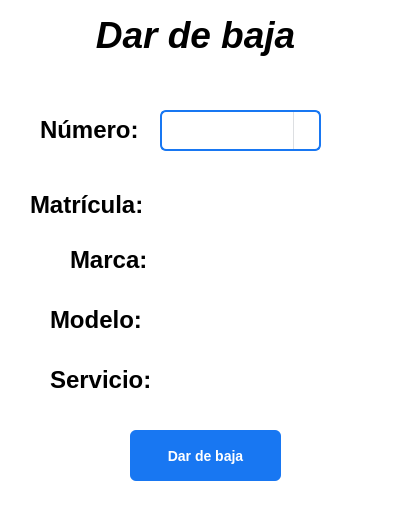
<?xml version="1.0" encoding="UTF-8"?>
<ui version="4.0">
 <class>Dialog</class>
 <widget class="QDialog" name="Dialog">
  <property name="geometry">
   <rect>
    <x>0</x>
    <y>0</y>
    <width>394</width>
    <height>505</height>
   </rect>
  </property>
  <property name="windowTitle">
   <string>Dialog</string>
  </property>
  <property name="styleSheet">
   <string notr="true">background-color: rgb(255, 255, 255);</string>
  </property>
  <widget class="QLabel" name="label_estatico_titulo_2">
   <property name="geometry">
    <rect>
     <x>30</x>
     <y>10</y>
     <width>331</width>
     <height>51</height>
    </rect>
   </property>
   <property name="text">
    <string>&lt;html&gt;&lt;head/&gt;&lt;body&gt;&lt;p align=&quot;center&quot;&gt;&lt;span style=&quot; font-size:28pt; font-weight:700; font-style:italic;&quot;&gt;Dar de baja&lt;/span&gt;&lt;/p&gt;&lt;/body&gt;&lt;/html&gt;</string>
   </property>
  </widget>
  <widget class="QLabel" name="label_estatico_numerodeautobus">
   <property name="geometry">
    <rect>
     <x>40</x>
     <y>100</y>
     <width>121</width>
     <height>61</height>
    </rect>
   </property>
   <property name="text">
    <string>&lt;html&gt;&lt;head/&gt;&lt;body&gt;&lt;p&gt;&lt;span style=&quot; font-size:18pt; font-weight:700;&quot;&gt;Número:&lt;/span&gt;&lt;/p&gt;&lt;/body&gt;&lt;/html&gt;</string>
   </property>
  </widget>
  <widget class="QComboBox" name="comboBox_numeroAutobus">
   <property name="geometry">
    <rect>
     <x>160</x>
     <y>110</y>
     <width>161</width>
     <height>41</height>
    </rect>
   </property>
   <property name="styleSheet">
    <string notr="true">QComboBox {
    border: 2px solid #1877f2;  /* Borde azul de Facebook */
    border-radius: 6px;
    padding: 8px 12px;
    font-size: 14px;
    background-color: white;
    color: #333333;
    min-width: 100px;
}

QComboBox:hover {
    border: 2px solid #166fe5;  /* Azul más oscuro al hacer hover */
}

QComboBox:focus {
    border: 2px solid #1877f2;
    background-color: #f8f9fa;  /* Fondo ligeramente más claro al enfocar */
}

QComboBox::drop-down {
    subcontrol-origin: padding;
    subcontrol-position: top right;
    width: 25px;
    border-left: 1px solid #dddfe2;
    border-top-right-radius: 4px;
    border-bottom-right-radius: 4px;
}

QComboBox::down-arrow {
    image: none;
    border-left: 4px solid transparent;
    border-right: 4px solid transparent;
    border-top: 4px solid #1877f2;
    width: 0px;
    height: 0px;
}

QComboBox::down-arrow:hover {
    border-top: 4px solid #166fe5;
}

QComboBox QAbstractItemView {
    border: 2px solid #1877f2;
    border-radius: 6px;
    background-color: white;
    selection-background-color: #1877f2;
    selection-color: white;
    outline: none;
}

QComboBox QAbstractItemView::item {
    padding: 8px 12px;
    border: none;
}

QComboBox QAbstractItemView::item:hover {
    background-color: #f0f2f5;
}

QComboBox QAbstractItemView::item:selected {
    background-color: #1877f2;
    color: white;
    font-weight: bold;
}

QComboBox:disabled {
    border: 2px solid #cccccc;
    background-color: #f5f5f5;
    color: #999999;
}

QComboBox::down-arrow:disabled {
    border-top: 4px solid #cccccc;
}</string>
   </property>
  </widget>
  <widget class="QLabel" name="label_estatico_matricula">
   <property name="geometry">
    <rect>
     <x>30</x>
     <y>180</y>
     <width>121</width>
     <height>51</height>
    </rect>
   </property>
   <property name="text">
    <string>&lt;html&gt;&lt;head/&gt;&lt;body&gt;&lt;p&gt;&lt;span style=&quot; font-size:18pt; font-weight:700;&quot;&gt;Matrícula:&lt;/span&gt;&lt;/p&gt;&lt;/body&gt;&lt;/html&gt;</string>
   </property>
  </widget>
  <widget class="QLabel" name="label_estatico_titulo_7">
   <property name="geometry">
    <rect>
     <x>50</x>
     <y>350</y>
     <width>101</width>
     <height>61</height>
    </rect>
   </property>
   <property name="text">
    <string>&lt;html&gt;&lt;head/&gt;&lt;body&gt;&lt;p&gt;&lt;span style=&quot; font-size:18pt; font-weight:700;&quot;&gt;Servicio:&lt;/span&gt;&lt;/p&gt;&lt;/body&gt;&lt;/html&gt;</string>
   </property>
  </widget>
  <widget class="QLabel" name="label_estatico_titulo_4">
   <property name="geometry">
    <rect>
     <x>50</x>
     <y>290</y>
     <width>101</width>
     <height>61</height>
    </rect>
   </property>
   <property name="text">
    <string>&lt;html&gt;&lt;head/&gt;&lt;body&gt;&lt;p&gt;&lt;span style=&quot; font-size:18pt; font-weight:700;&quot;&gt;Modelo:&lt;/span&gt;&lt;/p&gt;&lt;/body&gt;&lt;/html&gt;</string>
   </property>
  </widget>
  <widget class="QLabel" name="label_estatico_marca">
   <property name="geometry">
    <rect>
     <x>70</x>
     <y>230</y>
     <width>91</width>
     <height>61</height>
    </rect>
   </property>
   <property name="text">
    <string>&lt;html&gt;&lt;head/&gt;&lt;body&gt;&lt;p&gt;&lt;span style=&quot; font-size:18pt; font-weight:700;&quot;&gt;Marca:&lt;/span&gt;&lt;/p&gt;&lt;/body&gt;&lt;/html&gt;</string>
   </property>
  </widget>
  <widget class="QPushButton" name="boton_bajaAutobus">
   <property name="geometry">
    <rect>
     <x>130</x>
     <y>430</y>
     <width>151</width>
     <height>51</height>
    </rect>
   </property>
   <property name="styleSheet">
    <string notr="true">QPushButton {
    background-color: #1877f2;  /* Azul de Facebook */
    color: white;
    font-weight: bold;
    border: none;
    padding: 8px 16px;
    border-radius: 6px;
    font-size: 14px;
}

QPushButton:hover {
    background-color: #166fe5;  /* Azul más oscuro al hacer hover */
}

QPushButton:pressed {
    background-color: #145dbf;  /* Azul aún más oscuro al presionar */
}</string>
   </property>
   <property name="text">
    <string>Dar de baja</string>
   </property>
  </widget>
  <widget class="QLabel" name="label_mostrarMatricula">
   <property name="geometry">
    <rect>
     <x>160</x>
     <y>180</y>
     <width>201</width>
     <height>51</height>
    </rect>
   </property>
   <property name="styleSheet">
    <string notr="true">/* Botón estilo Facebook */
QPushButton {
    background-color: #1877f2;
    color: white;
    font-weight: bold;
    border: none;
    padding: 8px 16px;
    border-radius: 6px;
    font-size: 14px;
}

QPushButton:hover {
    background-color: #166fe5;
}

/* LineEdit con borde azul */
QLineEdit {
    border: 2px solid #1877f2;
    border-radius: 6px;
    padding: 8px 12px;
    font-size: 14px;
    background-color: white;
}

QLineEdit:focus {
    border: 2px solid #1877f2;
    background-color: #f8f9fa;
}

/* ComboBox con borde azul */
QComboBox {
    border: 2px solid #1877f2;
    border-radius: 6px;
    padding: 8px 12px;
    font-size: 14px;
    background-color: white;
}

QComboBox::down-arrow {
    border-left: 4px solid transparent;
    border-right: 4px solid transparent;
    border-top: 4px solid #1877f2;
}

/* Label azul Facebook */
QLabel {
    color: #1877f2;
    font-size: 15px;
    font-weight: normal;
    background-color: transparent;
}</string>
   </property>
   <property name="text">
    <string>&lt;html&gt;&lt;head/&gt;&lt;body&gt;&lt;p&gt;&lt;br/&gt;&lt;/p&gt;&lt;/body&gt;&lt;/html&gt;</string>
   </property>
  </widget>
  <widget class="QLabel" name="label_mostrarMarca">
   <property name="geometry">
    <rect>
     <x>160</x>
     <y>240</y>
     <width>201</width>
     <height>41</height>
    </rect>
   </property>
   <property name="styleSheet">
    <string notr="true">/* Botón estilo Facebook */
QPushButton {
    background-color: #1877f2;
    color: white;
    font-weight: bold;
    border: none;
    padding: 8px 16px;
    border-radius: 6px;
    font-size: 14px;
}

QPushButton:hover {
    background-color: #166fe5;
}

/* LineEdit con borde azul */
QLineEdit {
    border: 2px solid #1877f2;
    border-radius: 6px;
    padding: 8px 12px;
    font-size: 14px;
    background-color: white;
}

QLineEdit:focus {
    border: 2px solid #1877f2;
    background-color: #f8f9fa;
}

/* ComboBox con borde azul */
QComboBox {
    border: 2px solid #1877f2;
    border-radius: 6px;
    padding: 8px 12px;
    font-size: 14px;
    background-color: white;
}

QComboBox::down-arrow {
    border-left: 4px solid transparent;
    border-right: 4px solid transparent;
    border-top: 4px solid #1877f2;
}

/* Label azul Facebook */
QLabel {
    color: #1877f2;
    font-size: 15px;
    font-weight: normal;
    background-color: transparent;
}</string>
   </property>
   <property name="text">
    <string>&lt;html&gt;&lt;head/&gt;&lt;body&gt;&lt;p&gt;&lt;br/&gt;&lt;/p&gt;&lt;/body&gt;&lt;/html&gt;</string>
   </property>
  </widget>
  <widget class="QLabel" name="label_mostrarModelo">
   <property name="geometry">
    <rect>
     <x>160</x>
     <y>300</y>
     <width>201</width>
     <height>41</height>
    </rect>
   </property>
   <property name="styleSheet">
    <string notr="true">/* Botón estilo Facebook */
QPushButton {
    background-color: #1877f2;
    color: white;
    font-weight: bold;
    border: none;
    padding: 8px 16px;
    border-radius: 6px;
    font-size: 14px;
}

QPushButton:hover {
    background-color: #166fe5;
}

/* LineEdit con borde azul */
QLineEdit {
    border: 2px solid #1877f2;
    border-radius: 6px;
    padding: 8px 12px;
    font-size: 14px;
    background-color: white;
}

QLineEdit:focus {
    border: 2px solid #1877f2;
    background-color: #f8f9fa;
}

/* ComboBox con borde azul */
QComboBox {
    border: 2px solid #1877f2;
    border-radius: 6px;
    padding: 8px 12px;
    font-size: 14px;
    background-color: white;
}

QComboBox::down-arrow {
    border-left: 4px solid transparent;
    border-right: 4px solid transparent;
    border-top: 4px solid #1877f2;
}

/* Label azul Facebook */
QLabel {
    color: #1877f2;
    font-size: 15px;
    font-weight: normal;
    background-color: transparent;
}</string>
   </property>
   <property name="text">
    <string>&lt;html&gt;&lt;head/&gt;&lt;body&gt;&lt;p&gt;&lt;br/&gt;&lt;/p&gt;&lt;/body&gt;&lt;/html&gt;</string>
   </property>
  </widget>
  <widget class="QLabel" name="label_mostrarTipoAutobus">
   <property name="geometry">
    <rect>
     <x>160</x>
     <y>360</y>
     <width>201</width>
     <height>41</height>
    </rect>
   </property>
   <property name="styleSheet">
    <string notr="true">/* Botón estilo Facebook */
QPushButton {
    background-color: #1877f2;
    color: white;
    font-weight: bold;
    border: none;
    padding: 8px 16px;
    border-radius: 6px;
    font-size: 14px;
}

QPushButton:hover {
    background-color: #166fe5;
}

/* LineEdit con borde azul */
QLineEdit {
    border: 2px solid #1877f2;
    border-radius: 6px;
    padding: 8px 12px;
    font-size: 14px;
    background-color: white;
}

QLineEdit:focus {
    border: 2px solid #1877f2;
    background-color: #f8f9fa;
}

/* ComboBox con borde azul */
QComboBox {
    border: 2px solid #1877f2;
    border-radius: 6px;
    padding: 8px 12px;
    font-size: 14px;
    background-color: white;
}

QComboBox::down-arrow {
    border-left: 4px solid transparent;
    border-right: 4px solid transparent;
    border-top: 4px solid #1877f2;
}

/* Label azul Facebook */
QLabel {
    color: #1877f2;
    font-size: 15px;
    font-weight: normal;
    background-color: transparent;
}</string>
   </property>
   <property name="text">
    <string>&lt;html&gt;&lt;head/&gt;&lt;body&gt;&lt;p&gt;&lt;br/&gt;&lt;/p&gt;&lt;/body&gt;&lt;/html&gt;</string>
   </property>
  </widget>
 </widget>
 <resources/>
 <connections/>
</ui>
